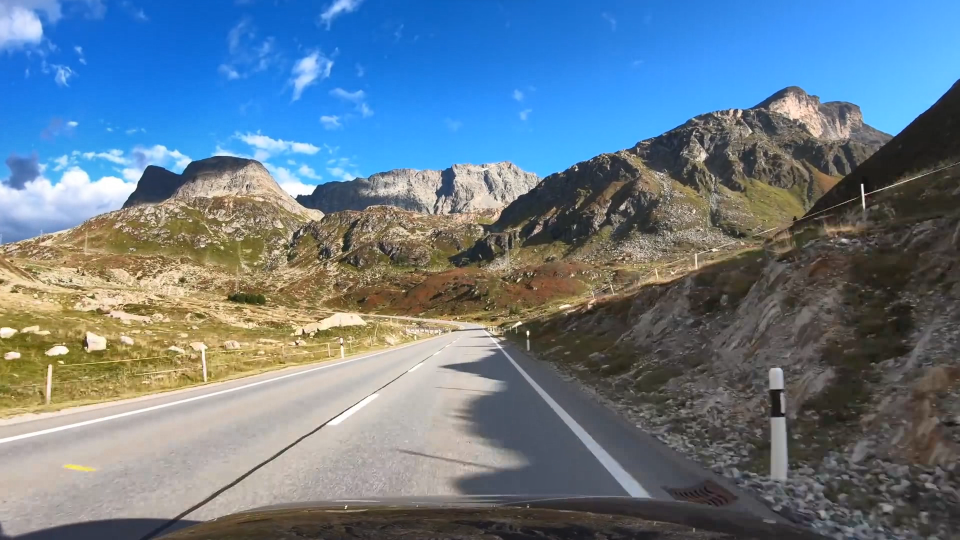
#> input picture samples/11.png, 1920 x 1080 px (shown at 1/2 size)
$ jupyter execute autoDriving.ipynb   (older library calls are emulated)   (text cells are left out)
#> lines starting #> are read from the running program, lines starting #| are printed output that depends on the picture; after the words box and inside, x2 and y2 are one past the last pixel; in counts of white or black regions, pixels touching at a corner belong together; pictures that were not available may be replaced by others from this repository, and a replacement may not be noted
[cell 1]
import numpy as np
import cv2
#import math
import matplotlib.pyplot as plt
import matplotlib
#import scipy.stats as stats
from skimage.exposure import match_histograms

matplotlib.rcParams['figure.figsize'] = (15.0, 15.0)
path = './samples/'

[cell 2]
demo = cv2.imread(path + '11.png', -1)
#> demo is the input picture: shape (1080, 1920, 4); mean B, G, R, A 138.8, 123, 103.7, 255
demo = cv2.cvtColor(demo, cv2.COLOR_BGR2RGB)
#> demo: shape (1080, 1920, 3)

plt.subplot(1,2,1)
demo_copy = np.copy(demo)
h,w,c = demo_copy.shape
plt.imshow(demo_copy)
plt.title('Demo Image')

pt1 = (275,h)
pt2 = (985, int (0.6*h))
cv2.line(demo,pt1,pt2,(255,0,0),3,cv2.LINE_AA)
pt3 = (1750,h)
pt4 = (1005, int (0.6*h))
cv2.line(demo,pt3,pt4,(255,0,0),3,cv2.LINE_AA)
pt5 = (0, int (0.65*h))
pt6 = (w, int (0.65*h))
cv2.line(demo,pt5,pt6,(255,0,0),3,cv2.LINE_AA)

plt.subplot(1,2,2)
plt.imshow(demo)
plt.title('Demo with lines')
plt.show()

[cell 3]
def obtener_homografia():

    # Points of the rectangle in the road
    pts_src = np.array([[275, h],[1750, h],[896.25, int (0.65*h)],[1098.125, int (0.65*h)]])

    # Points of a rectangle without perspective with r=1.6
    pts_dst = np.array([[150, 1105], [650, 1105], [150, 300],[650, 300]])

    # Calculate Homography
    M, status = cv2.findHomography(pts_src, pts_dst)
    return M

[cell 4]
# Warp source image to destination based on homography
M = obtener_homografia()
no_perspective = cv2.warpPerspective(demo, M, (700,1100))

# Show image without perspective
plt.imshow(no_perspective)
plt.show()

[cell 5]
def reference_histogram (image, verbose=False):

    ref = cv2.imread(path+'ref2.png',0)
    if (verbose):
        plt.subplot(2,2,1)
        #plt.hist(ref.ravel(),256,[0,255])
        plt.imshow(image,cmap = 'gray')
        plt.title("Reference histogram")
    matched = match_histograms(image, ref)
    if (verbose):
        plt.subplot(2,2,2)
        plt.hist(matched.ravel(),256,[0,255])
        plt.title("New image histogram")
    return matched

[cell 6]
def binarizar(imagen, verbose=False):
    lab = cv2.cvtColor(imagen,cv2.COLOR_RGB2Lab)
    #binarized_no_perspective = cv2.adaptiveThreshold(lab, 255, cv2.ADAPTIVE_THRESH_MEAN_C, cv2.THRESH_BINARY, 7, -17)
    matched_no_perspective = reference_histogram(lab [:,:,0], verbose)

    _,binarized_no_perspective = cv2.threshold(matched_no_perspective, 170, 255, cv2.THRESH_BINARY)

    if verbose:
        plt.subplot(2,2,3)
        #plt.imshow(matched_no_perspective,cmap ='gray')
        plt.imshow(binarized_no_perspective,cmap ='gray')
        plt.title("No perspective binarization matched")

    return binarized_no_perspective

[cell 7]
def calc_histograma(binarized_no_perspective, verbose = False):

    histogram = np.sum(binarized_no_perspective[int(binarized_no_perspective.shape[0]/2):,:], axis=0)

    if verbose:
        plt.subplot(2,2,4).plot(histogram)
        plt.title("Histogram")
        plt.show()

    return histogram

[cell 8]
def peaks(histogram, verbose = False):
    middle_point = int(histogram.shape[0]/2)
    if verbose:
        print(middle_point)

    left_peak = np.max(histogram[0:middle_point])
    left_index = np.where(histogram ==left_peak)[0][0]
    #left_index = histogram.index(left_peak)
    right_peak = np.max(histogram[middle_point:histogram.shape[0]])
    #print('rigth p: ',right_peak)
    right_index = np.where(histogram[middle_point:histogram.shape[0]] == right_peak)[0][0] + middle_point
    return left_index,right_index

[cell 9]
def poner_puntos(img, p_base, extra, ancho):
    alto = 11 # window height
    t = int(0.05*alto*ancho*2)
    #print(img.shape)
    p_base =p_base + extra
    img_h, img_w = img.shape

    puntos = np.zeros ( [(int(img_h/alto) - 1),2] ,dtype='int32') #(fila,columna)

#    for i in range(3,int(img_h/alto) - int ((img_h/alto)*0.2)):
    #pos = 0
    for i in range(3,int(img_h/alto) - 1):
        aux = img[img_h - (alto * (i+1)):img_h - (alto * i), p_base - ancho : p_base + ancho]
        unos = np.where(aux == 255)
        puntos[i,:] = ([p_base,img_h - (alto * i)])
        if (np.size(unos) > t):
            p_base = (p_base - ancho) + int(np.mean(unos[1]))
            #puntos[pos,:] = ([p_base,img_h - (alto * i)])
            #pos += 1

    puntos = puntos[puntos[:,0] != 0]
    puntos[:,0] = puntos[:,0] - extra
    return puntos

[cell 10]
def sliding_window(img, p_base_i, ancho_i, p_base_d, ancho_d,verbose):
    # ancho = 100 # window width
    img_h, img_w = img.shape
    #extra = np.maximum(ancho_i,ancho_d)
    img_ancho = np.zeros((img_h, img_w + ancho_i + ancho_d),dtype='int32')
    #print(img_ancho.shape)
    img_ancho[:,ancho_i:img_w+ancho_i] = img
    if verbose:
        plt.subplot(3,1,1)
        plt.title('in')
        plt.imshow(img);
        plt.subplot(3,1,2)
        plt.title('out')
        plt.imshow(img_ancho);
        plt.show()

    puntos_i = poner_puntos(img_ancho, p_base_i, ancho_i, ancho_i)
    puntos_d = poner_puntos(img_ancho, p_base_d, ancho_i, ancho_d)
    return puntos_i, puntos_d

[cell 11]
def lineas_laterales(histograma, binarized_no_perspective, verbose = False):

    pico_i, pico_d = peaks(histograma, verbose)
    #print('pico i: ', pico_i, ', pico d: ', pico_d)
    puntos_i, puntos_d = sliding_window(binarized_no_perspective, pico_i, 100, pico_d, 75,  verbose)

    # [7 lines of commented-out code are left out]
    z_d = np.polyfit(puntos_d[:,1], puntos_d[:,0], 5) # ajuste polynomial
    #puntos_d = np.ones((dummy.shape[0], 2),dtype='int32')
    puntos_d[:,0] = np.polyval(z_d,puntos_d[:,1]) # obteniendo nuevos puntos
    #puntos_d[:,0] = np.polyval(z_d,dummy) # obteniendo nuevos puntos
    #puntos_d[:,1] = dummy

    z_i = np.polyfit(puntos_i[:,1], puntos_i[:,0], 5) # ajuste polynomial
    #puntos_i = np.ones((dummy.shape[0], 2),dtype='int32')
    puntos_i[:,0] = np.polyval(z_i,puntos_i[:,1]) # obteniendo nuevos puntos
    # [8 lines of commented-out code are left out]

    if verbose:
        plt.subplot(1,2,2)
        plt.imshow(binarized_no_perspective, cmap='gray')
        plt.title('image')
        plt.show()

    return puntos_i, z_i, puntos_d, z_d

[cell 12]
# [4 lines left out: function drawPoints, not called in this run]

[cell 13]
def transformar_linea(puntos_c):
    a,b = puntos_c.shape
    linea_h = np.ones((b+1,a),dtype='int32')
    puntos_c=puntos_c.transpose()
    linea_h[0,:] = puntos_c[0,:]
    linea_h[1,:] = puntos_c[1,:]
    new_puntos = inv_M@linea_h
    new_puntos_c = new_puntos/new_puntos[2,:]
    puntos_t = np.ones((b,a),dtype='int32')
    puntos_t[0,:] = new_puntos_c[0,:]
    puntos_t[1,:] = new_puntos_c[1,:]
    puntos_t = puntos_t.transpose()
    return puntos_t

[cell 14]
# MAIN
# abrimos la imagen
image_name = path + '01.png'
image = cv2.imread(image_name, -1)
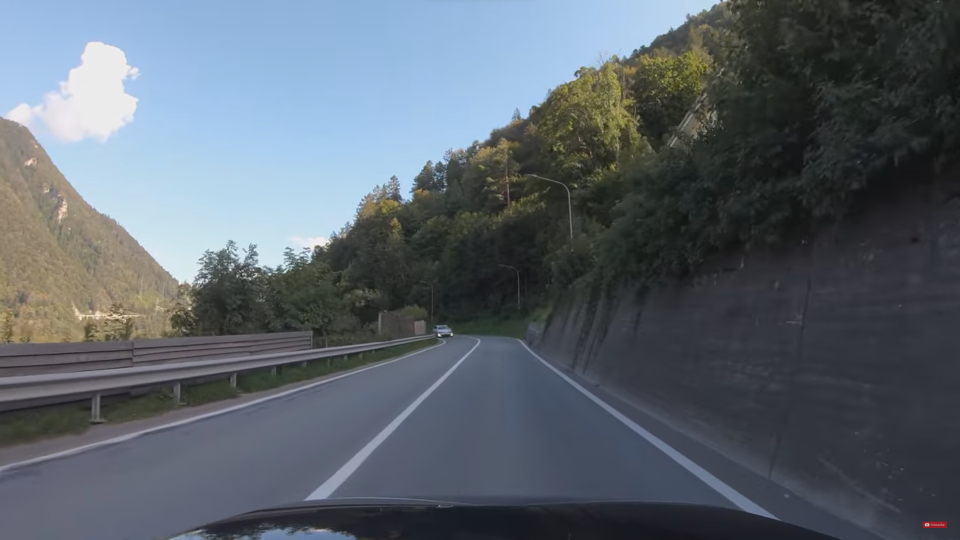
#> input picture samples/01.png, 1920 x 1080 px (shown at 1/2 size)
#> image is the input picture: shape (1080, 1920, 4); mean B, G, R, A 109.1, 100.3, 91.3, 255
image = cv2.cvtColor(image, cv2.COLOR_BGR2RGB)
#> image: shape (1080, 1920, 3)

M = obtener_homografia()
inv_M = np.linalg.inv(M)

no_perspective = cv2.warpPerspective(np.copy(image), M, (700,1100))
binarized_no_perspective = binarizar(no_perspective, False)
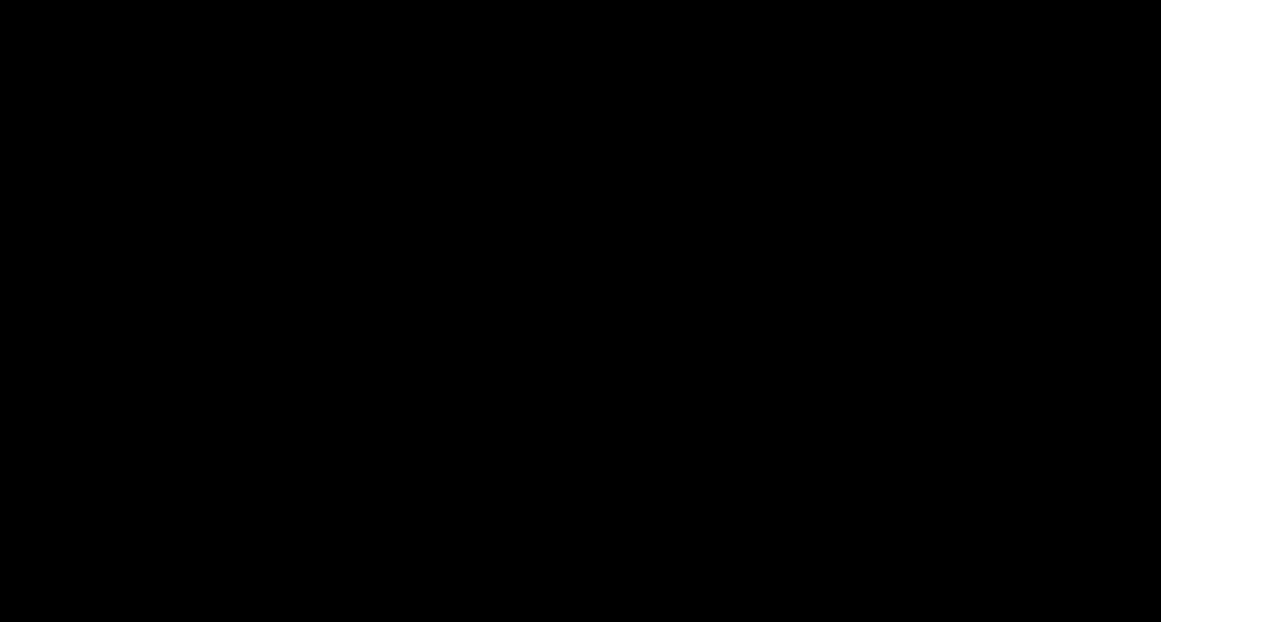
#> input picture samples/ref2.png, 3828 x 1866 px (shown at 1/3 size)
histograma = calc_histograma(binarized_no_perspective, False)
#> in calc_histograma, `histogram = np.sum(binarized_no_perspective[int(binarized_no_perspecti..`: histogram = 700 values, max 134130 at index 249, min 0 at index 8, mean 3002.1
#> histograma has the same summary as histogram in calc_histograma

puntos_i, z_i, puntos_d, z_d = lineas_laterales(histograma, binarized_no_perspective, False)
#> in peaks, `left_peak = np.max(histogram[0:middle_point])`: left_peak = 134130
#> in peaks, `left_index = np.where(histogram ==left_peak)[0][0]`: left_index = 249
#> in peaks, `right_peak = np.max(histogram[middle_point:histogram.shape[0]])`: right_peak = 7395
#> in peaks, `right_index = np.where(histogram[middle_point:histogram.shape[0]] == r..`: right_index = 563
#> in lineas_laterales, `pico_i, pico_d = peaks(histograma, verbose)`: pico_i = 249; pico_d = 563
#> in poner_puntos, `p_base =p_base + extra`: p_base = 349
#> the loop in poner_puntos, `for i in range(3,int(img_h/alto) - 1):` made 96 passes
#> (unos, p_base) on passes 1 to 8: (183 positions, rows 0 to 10, columns 85 to 102, 342), (176 positions, rows 0 to 10, columns 94 to 109, 343), (177 positions, rows 0 to 10, columns 93 to 109, 343), (166 positions, rows 0 to 10, columns 93 to 108, 343), (163 positions, rows 0 to 10, columns 94 to 108, 343), (163 positions, rows 0 to 10, columns 94 to 108, 344), (162 positions, rows 0 to 10, columns 94 to 108, 344), (165 positions, rows 0 to 10, columns 94 to 108, 345)
#> after the loop in poner_puntos, `for i in range(3,int(img_h/alto) - 1):`: p_base = 366; puntos = 99 pairs, first value 0 to 366, second value 0 to 1067
#> in poner_puntos, `puntos = puntos[puntos[:,0] != 0]`: puntos = 96 pairs, first value 342 to 366, second value 22 to 1067
#> in sliding_window, `puntos_i = poner_puntos(img_ancho, p_base_i, ancho_i, ancho_i)`: puntos_i = 96 pairs, first value 242 to 266, second value 22 to 1067
#> the loop in poner_puntos (call 2), `for i in range(3,int(img_h/alto) - 1):` made 96 passes
#> (unos, p_base) on passes 46 to 49: (46 positions, rows 0 to 10, columns 73 to 77, 662), (55 positions, rows 0 to 10, columns 74 to 78, 663), (55 positions, rows 0 to 10, columns 73 to 77, 663), (45 positions, rows 0 to 10, columns 73 to 77, 663)
#> in sliding_window, `puntos_d = poner_puntos(img_ancho, p_base_d, ancho_i, ancho_d)`: puntos_d = 96 pairs, first value 556 to 563, second value 22 to 1067
#> in lineas_laterales, `z_d = np.polyfit(puntos_d[:,1], puntos_d[:,0], 5)`: z_d = [-2.89e-13, 8.78e-10, -9.69e-07, 0.000456, -0.0752, 562.2]
#> in lineas_laterales, `z_i = np.polyfit(puntos_i[:,1], puntos_i[:,0], 5)`: z_i = [2.63e-13, -7.04e-10, 6.85e-07, -0.000298, 0.034, 264.6]
#> puntos_i = 96 pairs, first value 243 to 265, second value 22 to 1067; puntos_d = 96 pairs, first value 558 to 563, second value 22 to 1067
#h,w,c = no_perspective.shape

h,w,_ = image.shape

#puntos_c = linea_central(z_i,z_d, puntos_i, puntos_d)

puntos_it = transformar_linea(puntos_i)
#> puntos_it = 96 pairs, first value 653 to 954, second value 688 to 979
puntos_dt = transformar_linea(puntos_d)
#> puntos_dt = 96 pairs, first value 1046 to 1376, second value 688 to 979

# [4 lines of commented-out code are left out]
no_perspective = cv2.polylines(np.copy(image), np.int32([puntos_it]), isClosed=False, color=(0, 255, 0), thickness=20, lineType=cv2.LINE_AA)
#> no_perspective: shape (1080, 1920, 3)

no_perspective = cv2.polylines(no_perspective, np.int32([puntos_dt]), isClosed=False, color=(0, 255, 0), thickness=20, lineType=cv2.LINE_AA)
#> no_perspective: shape (1080, 1920, 3); mean R, G, B 90.4, 101.6, 107.9
plt.subplot(2,2,1)
plt.title('Entrada')
plt.imshow(image)

plt.subplot(2,2,2)
plt.title('Salida')
plt.imshow(no_perspective)

plt.show()

[cell 15]
# MAIN

#abrimos video
captura = cv2.VideoCapture(path+'testVideo.avi')
puntos_acumulados_i = []
puntos_acumulados_d = []
while (captura.isOpened()):
    ret, image = captura.read()
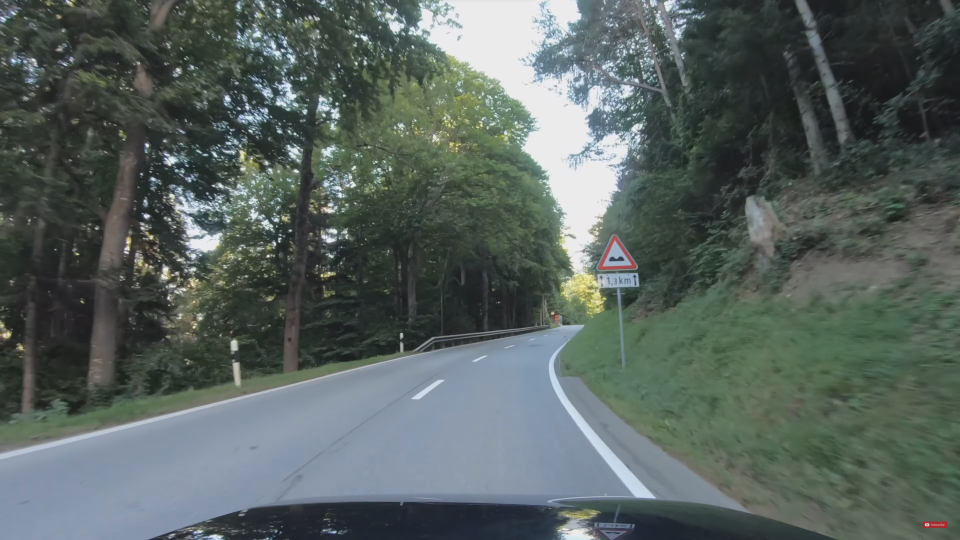
#> input picture samples/02.png, 1920 x 1080 px, given in place of testVideo.avi, which was not available (shown at 1/2 size)
#> image is the input picture: shape (1080, 1920, 3); mean B, G, R 95.3, 99, 88.3
    if ret == True:
        #cv2.imshow('video', image)

        M = obtener_homografia()
        inv_M = np.linalg.inv(M)

        no_perspective = cv2.warpPerspective(np.copy(image), M, (700,1100))
#> no_perspective: shape (1100, 700, 3)
        binarized_no_perspective = binarizar(no_perspective,False)
#> call 2 of binarizar, with verbose = False
#> call 2 of reference_histogram, with verbose = False
#> in reference_histogram (call 2), `matched = match_histograms(image, ref)`:
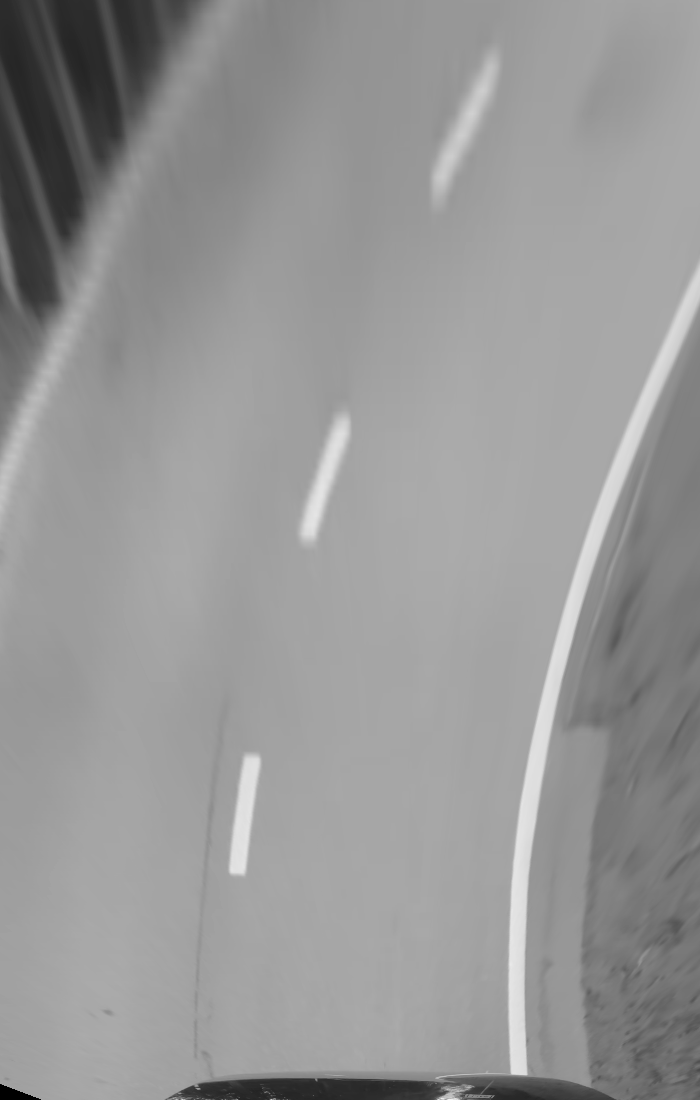
#> image: shape (1100, 700); min 0, max 239, mean 150.8
#> in binarizar (call 2), `_,binarized_no_perspective = cv2.threshold(matched_no_perspective, 170..`:
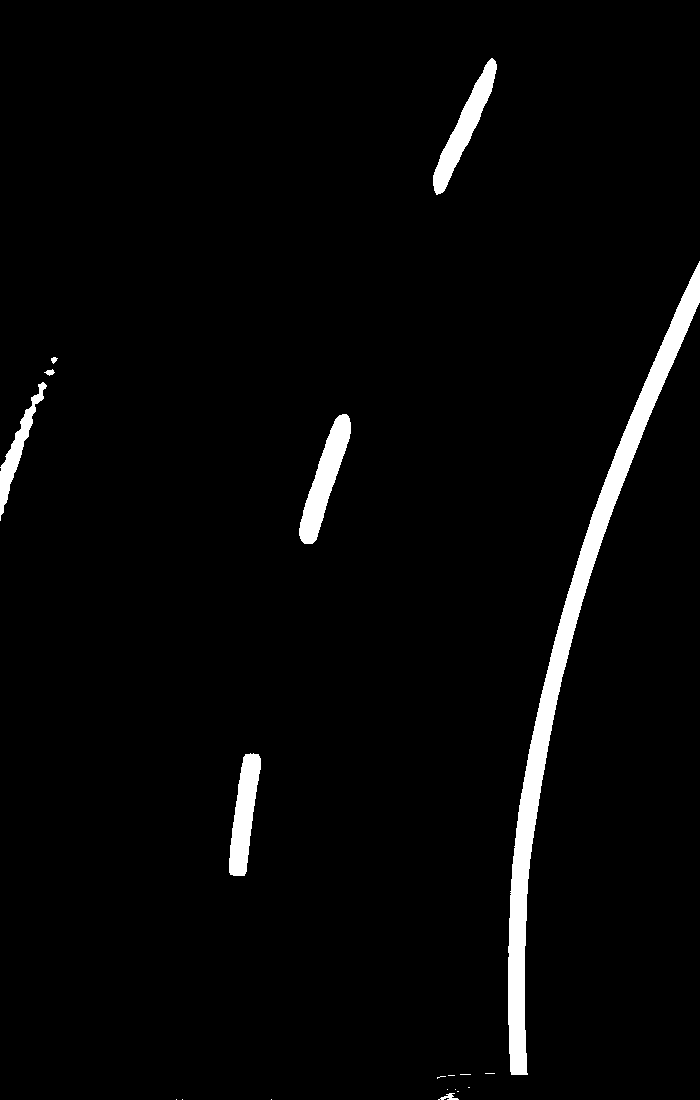
#> binarized_no_perspective: shape (1100, 700) float64; 3% white; 19 white regions (11 under 20 px), largest, box (x1, y1, x2, y2) and area: (508, 261, 700, 1075) 14457, (299, 414, 351, 544) 2652, (433, 58, 497, 195) 2422
        histograma = calc_histograma(binarized_no_perspective, False)
#> histograma = 700 values, max 75990 at index 524, min 0 at index 0, mean 4218.1

        try:

            puntos_i, z_i, puntos_d, z_d = lineas_laterales(histograma, binarized_no_perspective, False)
#> call 2 of sliding_window, with p_base_i = 244, ancho_i = 100, p_base_d = 524, ancho_d = 75, verbose = False
#> in sliding_window (call 2), `img_ancho[:,ancho_i:img_w+ancho_i] = img`:
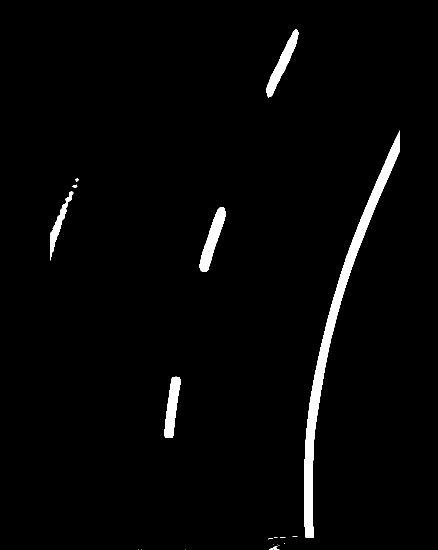
#> img_ancho: shape (1100, 875) int32 (shown at 1/2 size); 2.4% white; 19 white regions (11 under 20 px), largest, box (x1, y1, x2, y2) and area: (608, 261, 800, 1075) 14457, (399, 414, 451, 544) 2652, (533, 58, 597, 195) 2422
#> in sliding_window (call 2), `puntos_i = poner_puntos(img_ancho, p_base_i, ancho_i, ancho_i)`: puntos_i = 96 pairs, first value 237 to 491, second value 22 to 1067
#> in sliding_window (call 2), `puntos_d = poner_puntos(img_ancho, p_base_d, ancho_i, ancho_d)`: puntos_d = 96 pairs, first value 516 to 696, second value 22 to 1067
#> puntos_i = 96 pairs, first value 239 to 529, second value 22 to 1067; z_i = [-2.52e-12, 7.66e-09, -8.58e-06, 0.00462, -1.49, 560.2]; puntos_d = 96 pairs, first value 515 to 701, second value 22 to 1067; z_d = [-1.02e-12, 2.12e-09, -5.8e-07, -0.000962, 0.276, 682.8]
            #h,w,c = no_perspective.shape

            h,w,_ = image.shape

            #puntos_c = linea_central(z_i,z_d, puntos_i, puntos_d, False)
            puntos_it = transformar_linea(puntos_i)
#> puntos_it = 96 pairs, first value 653 to 1036, second value 688 to 979
            puntos_dt = transformar_linea(puntos_d)
#> puntos_dt = 96 pairs, first value 1086 to 1269, second value 688 to 979

            puntos_acumulados_i.append(puntos_it)
            puntos_acumulados_d.append(puntos_dt)
            if(len(puntos_acumulados_i)>5):
                puntos_acumulados_i.pop(0)
                puntos_acumulados_d.pop(0)
            puntos_it =np.mean(puntos_acumulados_i, axis = 0)
            puntos_dt =np.mean(puntos_acumulados_d, axis = 0)

            # [4 lines of commented-out code are left out]
            no_perspective = cv2.polylines(np.copy(image), np.int32([puntos_it]), isClosed=False, color=(0, 255, 0), thickness=20, lineType=cv2.LINE_AA)
#> no_perspective: shape (1080, 1920, 3)

            no_perspective = cv2.polylines(no_perspective, np.int32([puntos_dt]), isClosed=False, color=(0, 255, 0), thickness=20, lineType=cv2.LINE_AA)
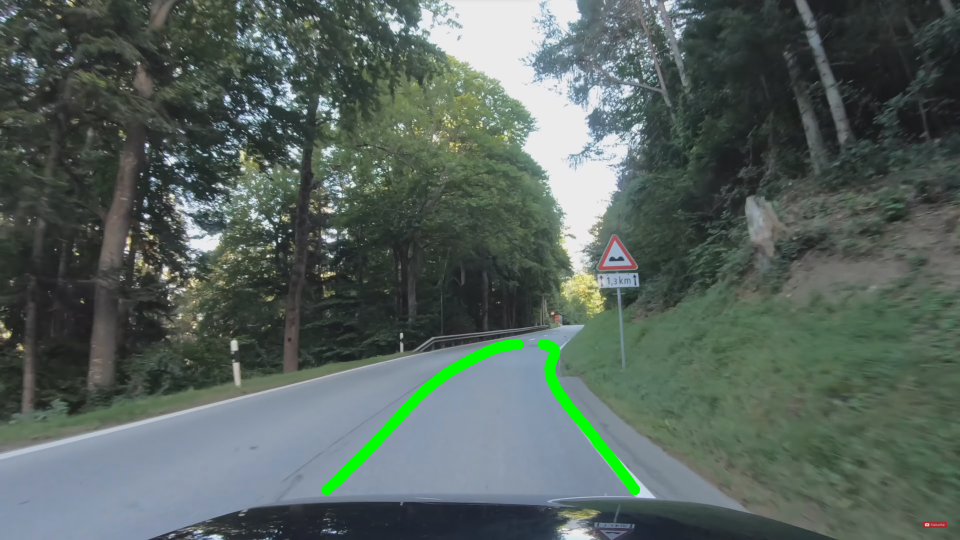
#> no_perspective: shape (1080, 1920, 3) (shown at 1/2 size); mean B, G, R 93.6, 99.8, 86.8
            #puntos_t = transformar_linea(puntos_c)

            #no_perspective = cv2.polylines(np.copy(image), np.int32([puntos_t]), isClosed=False, color=(0, 255, 0), thickness=20, lineType=cv2.LINE_AA)

            cv2.imshow('no_perspective', no_perspective)

        except:
            print("No se detectaron líneas")

        if cv2.waitKey(30) == ord('s'):
#> (key Esc is pressed here)
            break
    else:
        print("Video terminado")
        break
captura.release()
cv2.destroyAllWindows()
